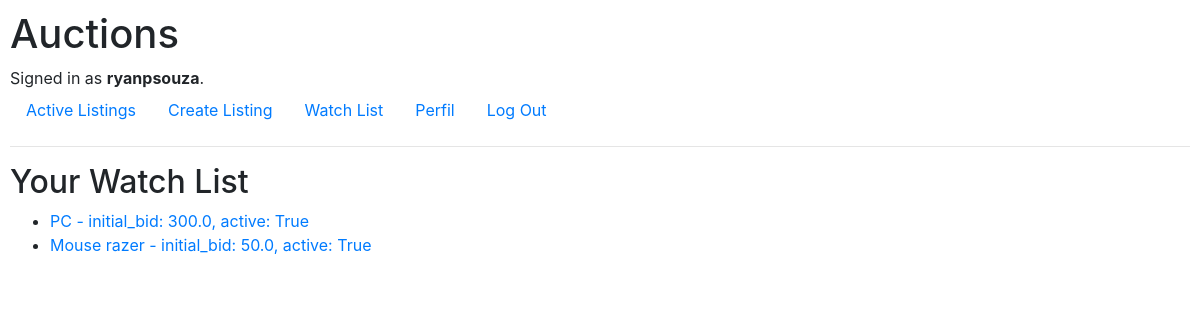
/watchlist/ (signed in), run on the app's committed database.
### auctions/models.py (models this page shows)
class User(AbstractUser):
    watch_list = models.ManyToManyField('Listing', blank=True, related_name="watchlisted_by")

class Listing(models.Model):
    title = models.CharField(max_length=64)
    description = models.TextField()
    initial_bid = models.FloatField()
    image_url = models.TextField(null=True, blank=True)
    category = models.CharField(max_length=64, null=True, blank=True)
    owner_user = models.ForeignKey(User, on_delete=models.CASCADE, related_name="listings")
    active = models.BooleanField(default=True)
    winner_bid = models.DecimalField(max_digits=12, blank=True, null=True, decimal_places=2)
    winner_user = models.ForeignKey(User, blank=True, null=True, related_name="listings_won", on_delete=models.SET_NULL)
    def __str__(self):
        return f"{self.title} - initial_bid: {self.initial_bid}, active: {self.active}"

### auctions/views.py (the view)
# urls.py: path("watchlist/", views.get_watchlist, name="get_watchlist"),
@login_required()
def get_watchlist(request):
    if request.user.watch_list.filter(active=True).exists():
        return render(request, "auctions/watchlist-details.html", {
            "watchlist" : request.user.watch_list.all()
        })
    else:
        return render(request, "auctions/watchlist-details.html", {
            "message" : "There is no listing in your Watch List"
        })

### auctions/templates/auctions/watchlist-details.html
{% extends 'auctions/layout.html' %}
{% block body %}
    {% if message %}
        <div class="alert alert-primary" role="alert">
            {{ message }}
        </div>
    {% else %}
        <h2>Your Watch List</h2>
        <ul>
            {% for listing in watchlist %}
                {% if listing.active %}
                    <li>
                        <a href="{% url 'get_listing' listing.id %}">{{ listing }}</a>
                    </li>
                {% endif %}
            {% endfor %}
        </ul>
    {% endif %}
{% endblock %}

### auctions/templates/auctions/layout.html (shortened to what this page needs)
{% load static %}
<!DOCTYPE html>
<html lang="en">
    <head>
        <link rel="stylesheet" href="https://stackpath.bootstrapcdn.com/bootstrap/4.4.1/css/bootstrap.min.css">
        <link href="{% static 'auctions/styles.css' %}" rel="stylesheet">
    </head>
    <body>
        <h1>Auctions</h1>
        <div>
            {% if request.user.is_authenticated %}
                Signed in as <strong>{{ request.user.username }}</strong>.
            {% else %}
                Not signed in.
            {% endif %}
        </div>
        <ul class="nav">
            <li class="nav-item">
                <a class="nav-link" href="{% url 'index' %}">Active Listings</a>
            </li>
            {% if request.user.is_authenticated %}
                <li>
                <a class="nav-link" href="{% url 'create_announce' %}">Create Listing</a>
                </li>
                <li>
                <a class="nav-link" href="{% url 'get_watchlist' %}">Watch List</a>
                </li>
                <li>
                <a class="nav-link" href="{% url 'get_user' request.user.id %}">Perfil</a>
                </li>
                <li class="nav-item">
                    <a class="nav-link" href="{% url 'logout' %}">Log Out</a>
                </li>
            {% endif %}
        </ul>
        <hr>
        {% block body %}
        {% endblock %}
    </body>
</html>

### auctions/static/auctions/styles.css (style rules this page uses)
body { padding: 10px; }

### data on the page
User: user.username "ryanpsouza"
Listing: title+initial_bid+active "PC - initial_bid: 300.0, active: True"
Listing: title+initial_bid+active "Mouse razer - initial_bid: 50.0, active: True"
